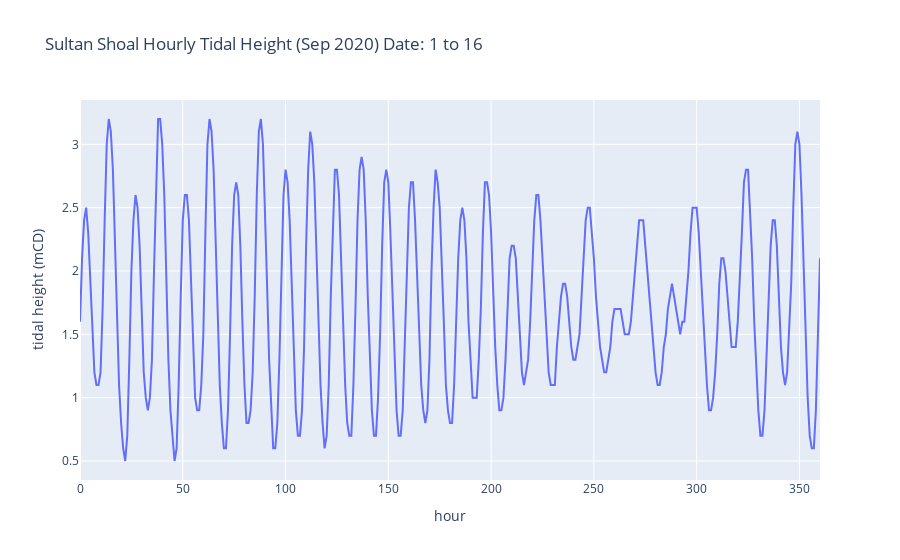

Notebook code cell kept with this figure:
### Code cell
title_string_2 = 'Sultan Shoal Hourly Tidal Height (Sep 2020) Date: ' + str(sep_start_date) +' to '+ str(sep_end_date)
fig_2 = px.line(y=sep_plot_list, title=title_string_2)
fig_2.update_xaxes(title='hour')
fig_2.update_yaxes(title='tidal height (mCD)')
fig_2.show()

### Figure 1 — Plotly figure (JSON) as saved in the notebook; plotly's stock layout.template omitted (floating-point values rounded to 4 significant figures; data arrays with more than 128 entries replaced by an {"elided": "..."} marker saying what was removed)
{"data": [{"hovertemplate": "x=%{x}<br>y=%{y}<extra></extra>", "legendgroup": "", "line": {"color": "#636efa", "dash": "solid"}, "marker": {"symbol": "circle"}, "mode": "lines", "name": "", "orientation": "v", "showlegend": false, "type": "scatter", "x": {"elided": "361 int values"}, "xaxis": "x", "y": {"elided": "361 float values"}, "yaxis": "y"}], "layout": {"legend": {"tracegroupgap": 0}, "title": {"text": "Sultan Shoal Hourly Tidal Height (Sep 2020) Date: 1 to 16"}, "xaxis": {"anchor": "y", "domain": [0, 1], "title": {"text": "hour"}}, "yaxis": {"anchor": "x", "domain": [0, 1], "title": {"text": "tidal height (mCD)"}}}}
